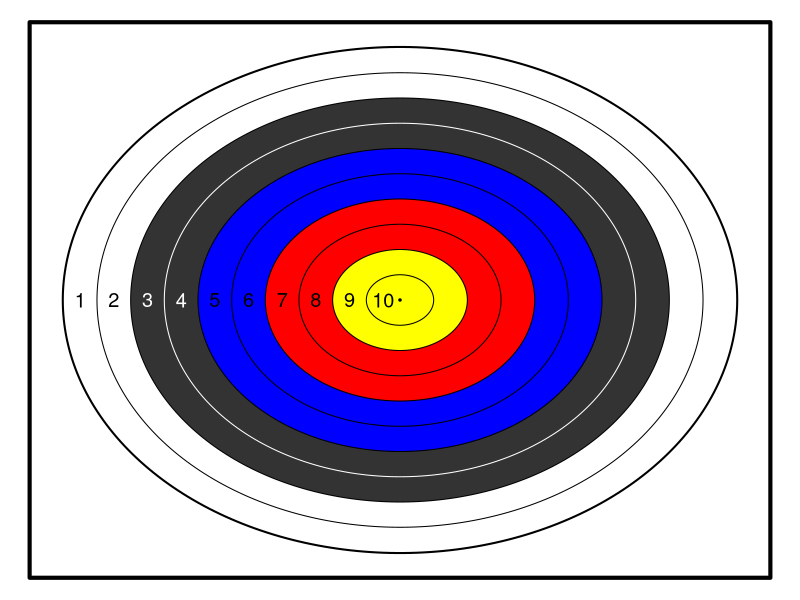
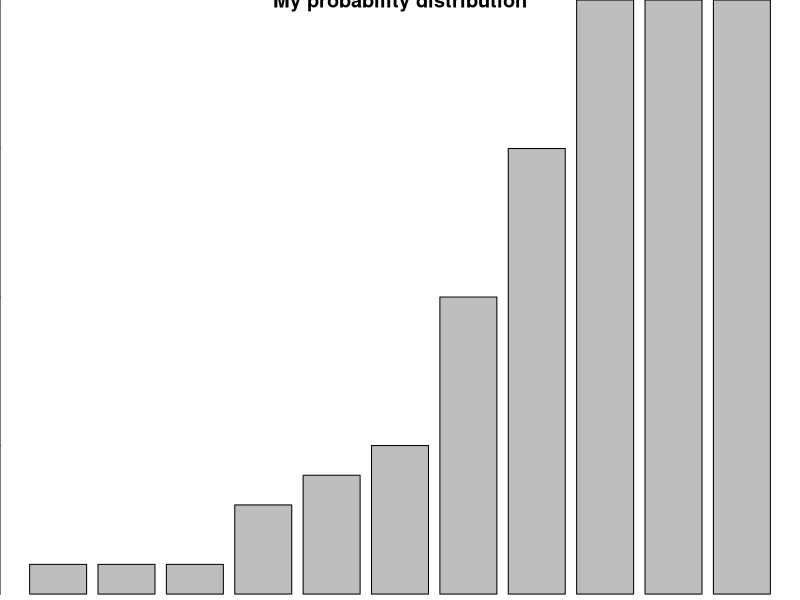
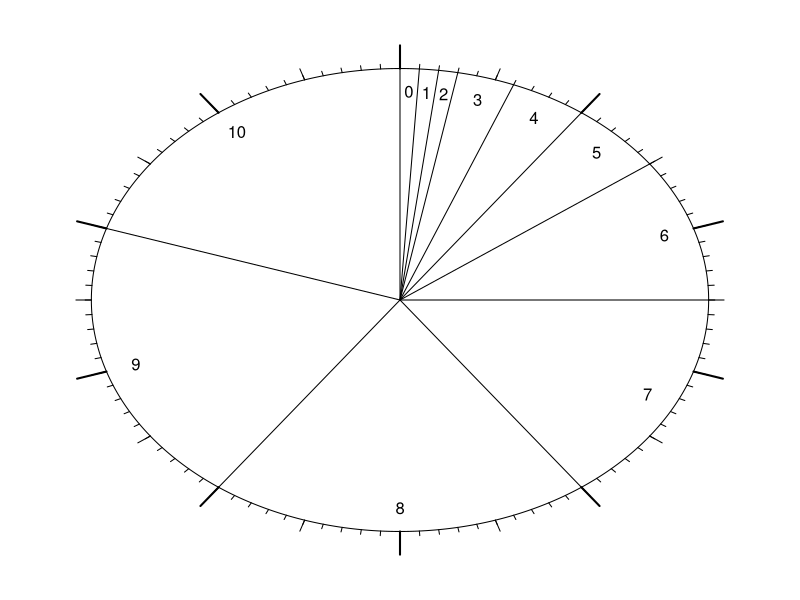
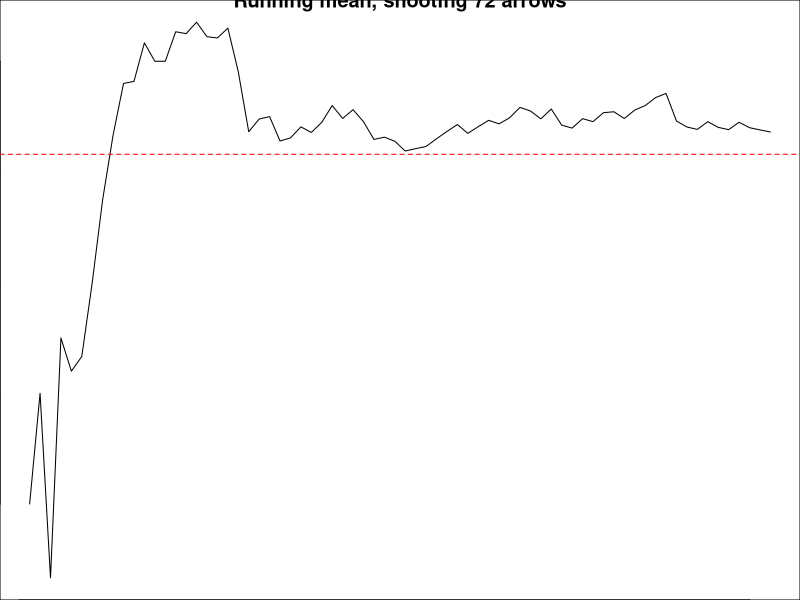
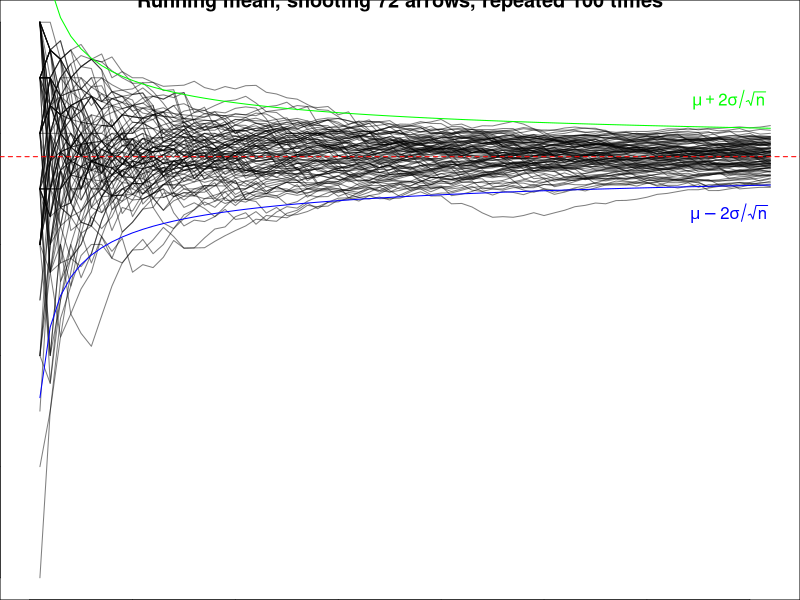
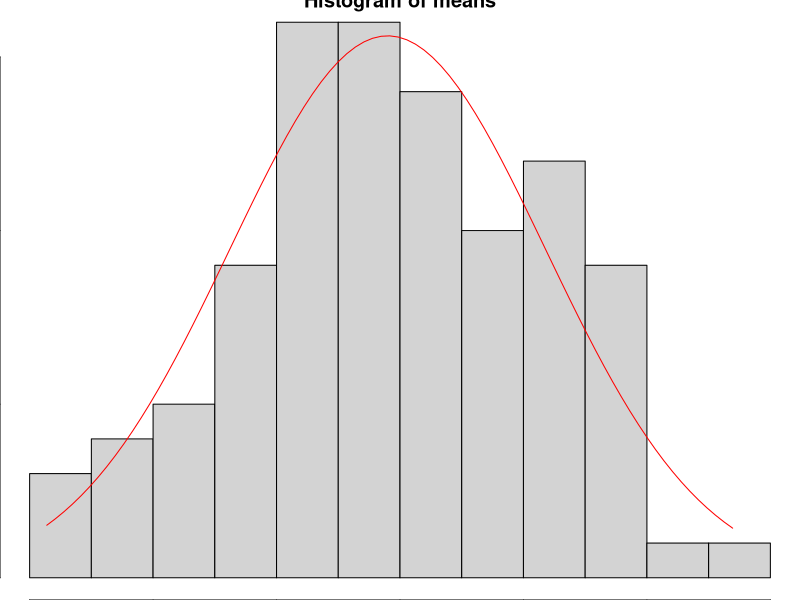
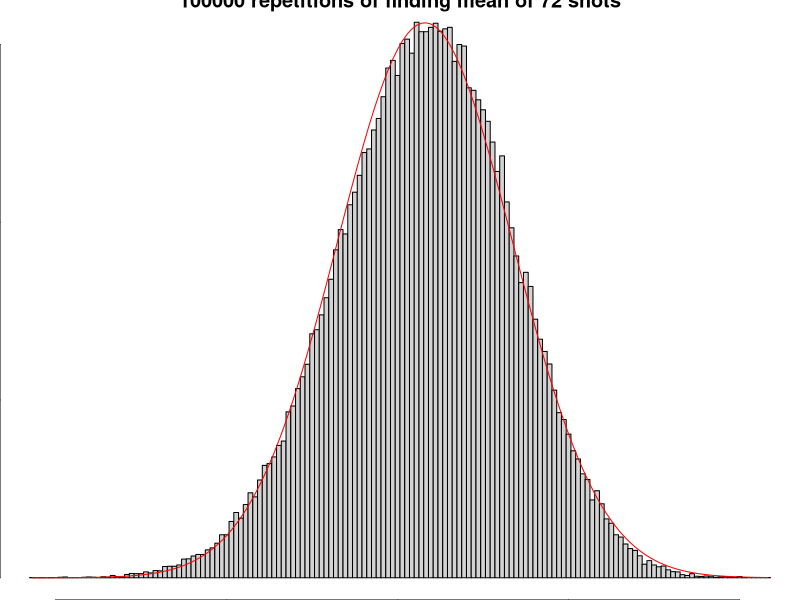
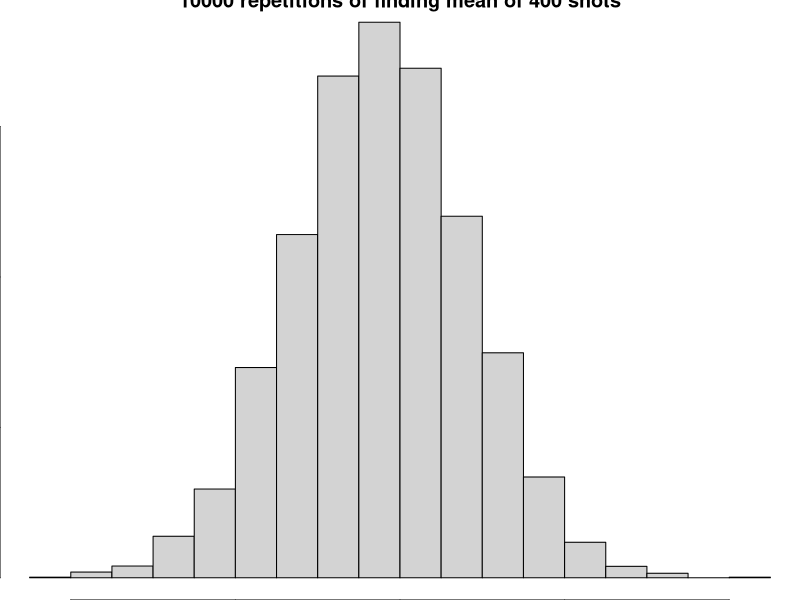

Write R code to recreate these figures, in order. (Note: this script raises an error after producing the figures.)
## ---- chunk 1
makebullseye = function(){
  x = cos(2*seq(0,pi,length.out=1000)*pi)
  y = sin(2*seq(0,pi,length.out=1000)*pi)
  plot(x,y,type="l",lwd=3,xlim=c(-1.1,1.1),ylim=c(-1.1,1.1),ann=F,axes=F)
  lines(x=c(-1,1,1,-1,-1)*1.1,y=c(1,1,-1,-1,1)*1.1,lwd=4)
  colors = c("yellow","yellow","red","red","blue","blue","grey20","grey20","white","white")
  colors2 = lapply(colors, col2rgb)
  linecolors = c(rep("black",6),"white",rep("black",3))
  textcolors = c(rep("black",6),rep("white",2),rep("black",2))
  for(i in 10:1){
    x2 = x*i/10
    y2 = y*i/10
    polygon(x2[1:(length(x2)-1)],y2[1:(length(x2)-1)],col=colors[i],border=F)
    lines(x2,y2,col=linecolors[i])
    text((-i+0.5)/10,0,11-i,col=textcolors[i],cex=1.2)
  }
  #lines(x*0.5/10,y*0.5/10,col="grey50")
  points(0,0,pch=20,cex=0.5)
}
par(mar=c(0,0,0,0))
makebullseye()
## ---- chunk 2
X = 0:10
P = c(0.01,0.01,0.01,0.03,0.04,0.05,0.10,0.15,0.20,0.20,0.20)
barplot(P,
        names.arg=lapply(X,toString),
        ylab="Probability",
        xlab="Score",
        main="My probability distribution")
## ---- chunk 3
theta = seq(0,2*pi,length.out=1000)
par(mar=c(0,0,0,0))
plot(sin(theta),cos(theta),type="l",xlim=c(-1.2,1.2),ylim=c(-1.2,1.2),axes=F,ann=F)
Ps = c(0,cumsum(P))
for(i in 1:11){
  lines(c(0,sin(Ps[i]*2*pi)),c(0,cos(Ps[i]*2*pi)))
  pmid = (Ps[i+1]+Ps[i])/2
  text(0.9*sin(pmid*2*pi),0.9*cos(pmid*2*pi),X[i])
}
for(i in 1:10){
  p = i/10
  lines(c(1,1.1)*sin(p*2*pi),c(1,1.1)*cos(p*2*pi),lwd=2)
}
for(i in 1:20){
  p = i/20
  lines(c(1,1.05)*sin(p*2*pi),c(1,1.05)*cos(p*2*pi))
}
for(i in 1:100){
  p = i/100
  lines(c(1,1.02)*sin(p*2*pi),c(1,1.02)*cos(p*2*pi))
}
## ---- chunk 4
mu = sum(X*P)
## ---- chunk 5
sigma = sqrt(sum( (X-mu)^2*P ))
## ---- chunk 6
set.seed(312)
x = sample(X,72,replace=T,prob=P)
cat(x)
xbar = mean(x)
s = sd(x)
tot = sum(x)
## ---- chunk 7
plot(1:72,cumsum(x)/1:72,type="l",ylab="running mean",xlab="number of arrows shot",main="Running mean, shooting 72 arrows")
abline(h=mu,lty=2,col="red")
## ---- chunk 8
set.seed(312)
reps = 100
x2 = sample(X,72*reps,replace=T,prob=P)
x2 = matrix(x2,ncol=72)
plot(0,0,type="n",xlim=c(0,72),ylim=c(0,10),xlab="sample size (n)",ylab="mean",main="Running mean, shooting 72 arrows, repeated 100 times")
for(i in 1:reps){
  lines(1:72,cumsum(x2[i,])/1:72,col=rgb(0,0,0,0.5))
}
abline(h=mu,lty=2,col="red")
lines(1:72,mu-2*sigma/sqrt(1:72),col="blue")
text(68,mu-4*sigma/sqrt(72),expression(mu-2*sigma/sqrt(n)),col="blue")
lines(1:72,mu+2*sigma/sqrt(1:72),col="green")
text(68,mu+4*sigma/sqrt(72),expression(mu+2*sigma/sqrt(n)),col="green")
## ---- chunk 9
means = apply(x2,1,mean)
hist(means,freq=F)
possibilities = seq(min(means),max(means),1/72)
densities = dnorm(possibilities,mu,sigma/sqrt(72))
lines(possibilities,densities,col="red")
## ---- chunk 10
set.seed(123456)
reps = 100000
x3 = sample(X,72*reps,replace=T,prob=P)
x3 = matrix(x3,ncol=72)
means = apply(x3,1,mean)
possibilities = seq(min(means),max(means),1/72)
hist(means,freq=F,main="100000 repetitions of finding mean of 72 shots",
     breaks=seq(min(means)-1/72/2, max(means)+1/72/2, 1/72))
SEM3 = sigma/sqrt(72)
densities = dnorm(possibilities,mu,SEM3)
lines(possibilities,densities,col="red")
## ---- chunk 11
set.seed(1236)
reps = 10000
x4 = sample(X,400*reps,replace=T,prob=P)
x4 = matrix(x4,ncol=400)
means = apply(x4,1,mean)
hist(means,freq=F,main="10000 repetitions of finding mean of 400 shots")
possibilities = seq(min(means),max(means),1/400)
SEM4 = sigma/sqrt(400)
densities = dnorm(possibilities,mu,SEM)
lines(possibilities,densities,col="red")
